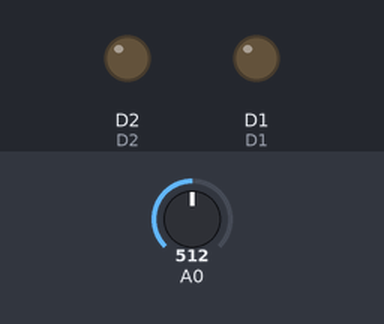
A sketch run on a simulated ESP8266 (NodeMCU). On the bench: output pins drawn as LEDs (lit = HIGH). Inputs (shaded band) come from the test bench; at power-on: A0 = 512. WiFi joins after 1.5 s; servers stay silent unless stated; what the sketch prints to the serial monitor is not drawn.

Above: at 0.1 s.
Timing chart, 0 to 10.3 s (numbered marks = the images above):
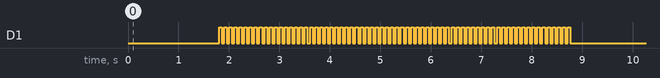

The sketch:

casaInteligente.ino
```cpp
/*Os 3 primeiros defines são referentes ao template do dispositivo(device) configurado no Blynk,
o site disponibiliza ele para apenas copiar e colar no codigo*/

#define BLYNK_TEMPLATE_ID ""
#define BLYNK_TEMPLATE_NAME ""
#define BLYNK_AUTH_TOKEN ""
#define BLYNK_PRINT Serial

//portas utilizadas no ESP8266
#define D1 5 // LED
#define D2 4 // led PIR
#define D5 14 // LED blynk
#define D6 12 //sensor PIR

/*"tempo" eh o tanto de vezes que o sensor de fumaca MQ2 vai fazer
medicoes para calcular uma base e "variacao" eh o tanto que a medicao
precisa se elevar para enviar a notificacao para o celular.
Podem ser modificados para regular a sensibilidade sensor de fumaca*/
#define tempo 70
#define variacao 30

//variaveis globais utilizadas ao longo do codigo
int soma = 0;
int base;
int ferias;

//bibliotecas - na arduinoIDE so eh necessario baixar o pacote blynk.h
#include<ESP8266WiFi.h>
#include<BlynkSimpleEsp8266.h>
#include<Blynk.h>

//timer que vai chamar uma funcao de callback a cada uma quantidade de tempo definida no setup
BlynkTimer timer;

//link para ser configurado onde a arduinoIDE ira proucurar a biblioteca referente a placa ESP8266
//http://arduino.esp8266.com/stable/package_esp8266com_index.json

//Nome da rede e senha do roteador wifi utilizado
char ssid[] = "";
char senha[] = "";


/*funcao que eh chamada quando o dispositivo se conecta na nuvem do blynk.
Basicamente, chama a funcao de "BLYNK_WRITE" do pino especificado "V2" para
sincronizar o pino com o ultimo valor registrado na nuvem*/
BLYNK_CONNECTED(){
Blynk.syncVirtual(V2);

}
/*funcao que eh chamada quando o switch virtual no aplicativo do blynk sofre alguma mudanca
de valor(ou quando a BLYNK_CONNECTED eh chamada), ativando ou desativando o modo ferias*/
BLYNK_WRITE(V2){

ferias  = param.asInt();
digitalWrite(D5,ferias);
}

//atualiza o valor da medicao do sensor de fumaca no aplicativo do blynk
void enviaInfos(){

  int sensor_fumaca = analogRead(A0);
  Blynk.virtualWrite(V0, sensor_fumaca);

}


void setup(){
Serial.begin(9600);
pinMode(D5, OUTPUT);
pinMode(D1, OUTPUT);
pinMode(A0, INPUT);
pinMode(D6,INPUT);
pinMode(D2, OUTPUT);

//faz a conexao com o wifi e com a nuvem do blynk
Blynk.begin(BLYNK_AUTH_TOKEN,ssid,senha);
//configura o intervalo, em milisegundos, em que a funcao de callback eh chamada
timer.setInterval(2000L, enviaInfos);

//faz a medicao do valor de base do sensor de fumaca
base = calculaBase();
Serial.println(base);

}
/*Blynk.run atualiza os valores do ESP com a nuvem
Timer.run faz o timer configurado funcionar
*/
void loop(){


Blynk.run();
timer.run();
detecta();
PIR();

delay(50);
}
/*calcula a media das medicoes do nivel de fumaca em um determinado intervalo de tempo
para ter um parametro de comparacao de fumaca em diferentes ambientes e evitar falsos positivos
*/
int calculaBase(){

for(int i=0;i<tempo;i++){
digitalWrite(D1, HIGH);
delay(50);
soma+= analogRead(A0);
digitalWrite(D1, LOW);
delay(50);
}

return soma/tempo;
}

/*verifica a diferenca entre o nivel de fumaca atual e a base e
ativa a notificacao "fumacadetectada" configurada no Blynk
*/
void detecta(){

int sensor_fumaca = analogRead(A0);

if((sensor_fumaca-base)>=variacao){
digitalWrite(D1, HIGH);
 Blynk.logEvent("fumacadetectada");
}else{
digitalWrite(D1, LOW);
}


}
/*le o valor do sensor de presenca e envia a notificacao "sensorpresenca"
configurada no Blynk, mas so funciona caso o modo ferias esteja ativado
*/
void  PIR(){
  if(ferias){
    int sensor_presenca = digitalRead(D6);

    if (sensor_presenca == 1) {
      digitalWrite(D2 , HIGH);

      Blynk.logEvent("sensorpresenca");

    }
    else if (sensor_presenca == 0) {
      digitalWrite(D2, LOW);
    }
  }

}
```
